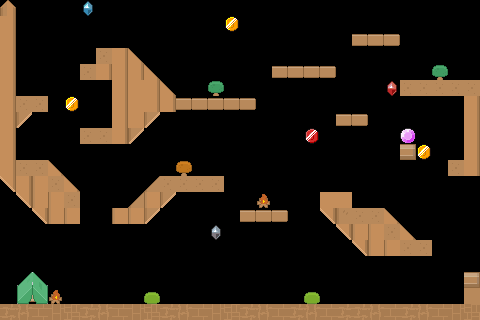

Tiled map render using the project's own tile images. Description and the map definition, with tile-layer contents summarised, below:
An orthogonal 30x20 tile map with 16x16 px tiles, 3 tile layers (Platforms, Background, Gold), 10 tilesets and 10 objects (spawn, next).

<map version="1.10" tiledversion="1.11.2" orientation="orthogonal" renderorder="right-down" width="30" height="20" tilewidth="16" tileheight="16" infinite="0" backgroundcolor="#000000" nextlayerid="7" nextobjectid="4">
 <tileset firstgid="1" source="roguelike-base.tsx" />
 <tileset firstgid="1768" source="roguelike-interior.tsx" />
 <tileset firstgid="2254" source="currency/coin-gold.tsx" />
 <tileset firstgid="2259" source="currency/coin-ruby.tsx" />
 <tileset firstgid="2264" source="currency/gem-red.tsx" />
 <tileset firstgid="2268" source="currency/gem-gray.tsx" />
 <tileset firstgid="2272" source="currency/purple-gem.tsx" />
 <tileset firstgid="2279" source="currency/coin-silver.tsx" />
 <tileset firstgid="2284" source="currency/gem-blue.tsx" />
 <tileset firstgid="2288" source="currency/round-gem-purple.tsx" />
 <objectgroup id="13" name="Doors">
  <object id="37" name="spawn" x="64.0299" y="287.988" width="16" height="16">
   <properties>
    <property name="type" value="spawn" />
   </properties>
  </object>
  <object id="38" name="next" x="448.021" y="144.019" width="16.0152" height="15.9452" rotation="0.157309">
   <properties>
    <property name="type" value="next" />
   </properties>
  </object>
 </objectgroup>
 <layer id="1" name="Platforms" width="30" height="20">
  <data>[600 cells, 142 non-empty, 19 distinct tile ids]</data>
 </layer>
 <layer id="6" name="Background" width="30" height="20">
  <data>[600 cells, 11 non-empty, 9 distinct tile ids]</data>
 </layer>
 <objectgroup id="9" name="Enemies" offsetx="-16" offsety="0">
  <object id="2" template="enemies/archer.tx" x="205" y="80.5">
   <properties>
    <property name="jump_around" type="bool" value="true" />
    <property name="jump_around_time" type="float" value="4" />
    <property name="jump_around_velocity" type="float" value="500" />
   </properties>
  </object>
  <object id="18" template="enemies/archmage.tx" x="305" y="287" />
  <object id="21" template="enemies/cavalier.tx" x="433" y="287">
   <properties>
    <property name="facing_right" type="bool" value="true" />
    <property name="walk_around" type="bool" value="true" />
    <property name="walk_around_time" type="float" value="1" />
    <property name="walk_around_velocity" type="float" value="200" />
   </properties>
  </object>
  <object id="22" template="enemies/crossbow.tx" x="208" y="159">
   <properties>
    <property name="facing_right" type="bool" value="false" />
    <property name="walk_around" type="bool" value="true" />
    <property name="walk_around_time" type="float" value="1.8" />
    <property name="walk_around_velocity" type="float" value="72" />
   </properties>
  </object>
  <object id="32" template="enemies/crossbow.tx" x="421.5" y="62.5">
   <properties>
    <property name="facing_right" type="bool" value="false" />
    <property name="walk_around" type="bool" value="true" />
    <property name="walk_around_time" type="float" value="1.8" />
    <property name="walk_around_velocity" type="float" value="72" />
   </properties>
  </object>
  <object id="1" template="enemies/king.tx" x="44" y="143" />
  <object id="27" template="enemies/prince.tx" x="351.5" y="175" />
  <object id="30" template="enemies/spear.tx" x="135.5" y="287">
   <properties>
    <property name="facing_right" type="bool" value="false" />
    <property name="walk_around" type="bool" value="true" />
    <property name="walk_around_time" type="float" value="3" />
    <property name="walk_around_velocity" type="float" value="80" />
   </properties>
  </object>
 </objectgroup>
 <layer id="4" name="Gold" width="30" height="20">
  <data>[600 cells, 8 non-empty, 6 distinct tile ids]</data>
 </layer>
</map>
